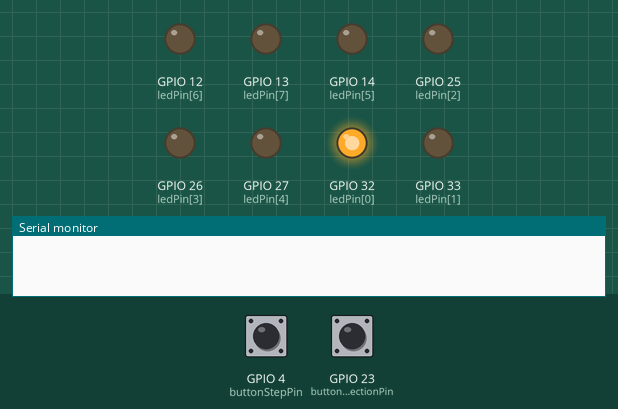
This sketch was run on a simulated ESP32. Parts: output pins drawn as LEDs (lit = HIGH), the last lines printed to the serial monitor. The inputs (shaded band) are chosen by the test bench; at power-on: GPIO 4 (buttonStepPin) HIGH, GPIO 23 (buttonDirectionPin) HIGH.

Above: at 1.2 s.
1.3 s: GPIO 4 (buttonStepPin) pulled LOW for 0.15 s
At 2.5 s:
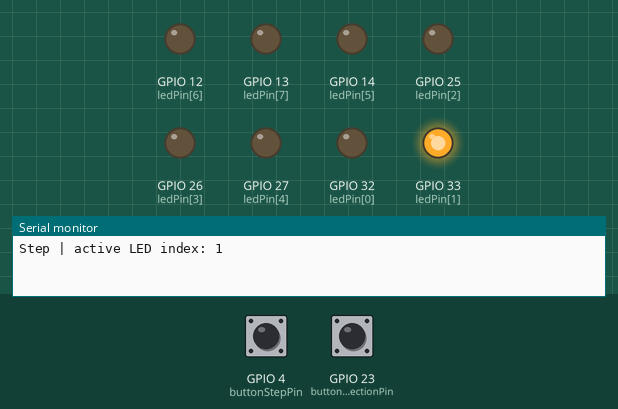
2.9 s: GPIO 4 (buttonStepPin) pulled LOW for 1 s
At 3.8 s:
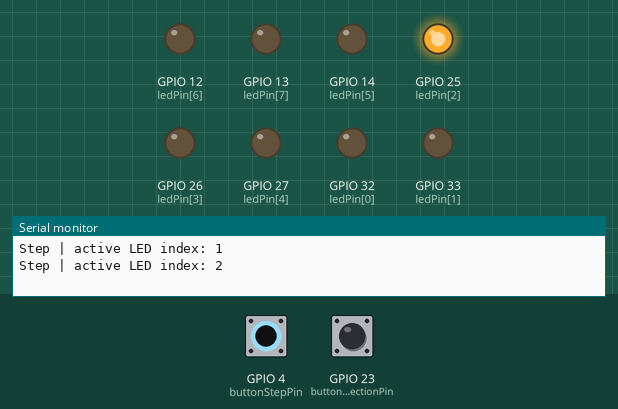
5.4 s: GPIO 4 (buttonStepPin) pulled LOW for 0.15 s
At 5.7 s:
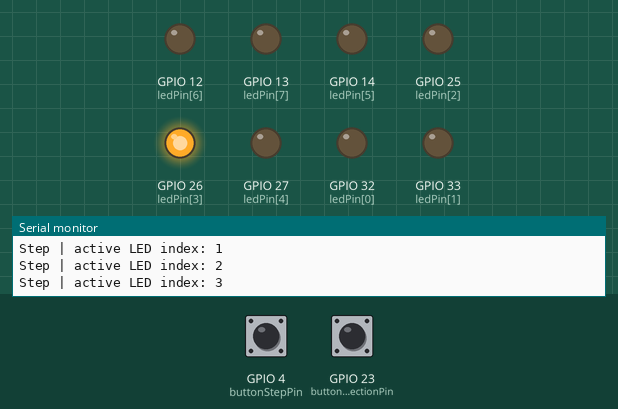
7.0 s: GPIO 4 (buttonStepPin) pulled LOW for 3.2 s
At 8.1 s:
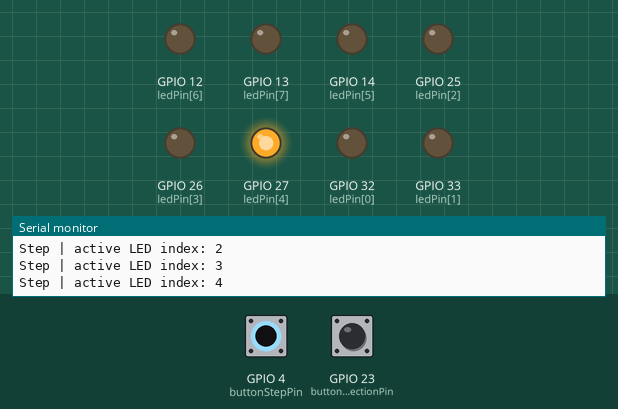
11.7 s: GPIO 4 (buttonStepPin) pulled LOW for 0.15 s
At 12.9 s:
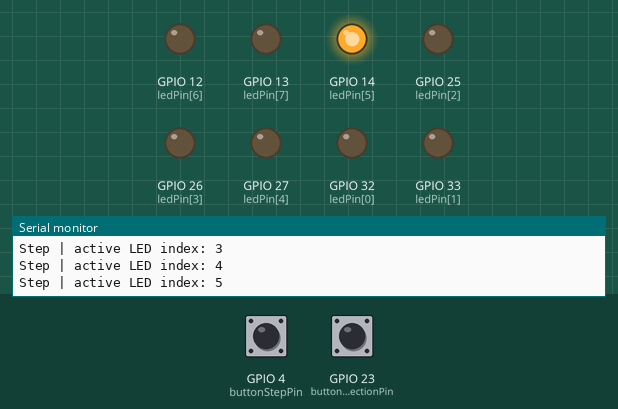
Timing chart, 0 to 14.7 s (numbered marks = the images above; inputs shaded):
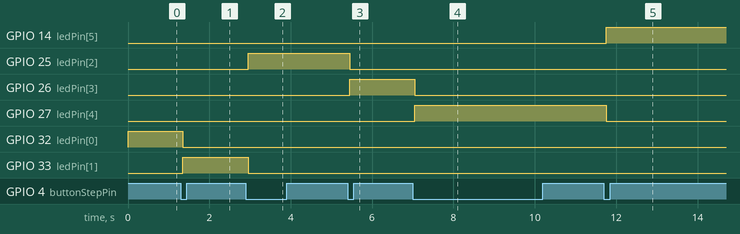

Measured:
- after the input at 1.3 s, GPIO 32 (ledPin[0]): HIGH → LOW after 0.05 s; GPIO 33 (ledPin[1]): LOW → HIGH after 0.05 s
- after the input at 2.9 s, GPIO 25 (ledPin[2]): LOW → HIGH after 0.05 s; GPIO 33 (ledPin[1]): HIGH → LOW after 0.05 s
- after the input at 5.4 s, GPIO 25 (ledPin[2]): HIGH → LOW after 0.05 s; GPIO 26 (ledPin[3]): LOW → HIGH after 0.05 s
- after the input at 7.0 s, GPIO 26 (ledPin[3]): HIGH → LOW after 0.05 s; GPIO 27 (ledPin[4]): LOW → HIGH after 0.05 s
- after the input at 11.7 s, GPIO 14 (ledPin[5]): LOW → HIGH after 0.05 s; GPIO 27 (ledPin[4]): HIGH → LOW after 0.05 s

The sketch:

bidirectional-light.ino
```cpp
/* Bidirectional light
 * Like walking-light.ino, but the direction reverses at each end (last LED
 * to first, then back) instead of wrapping. A second button reverses
 * direction immediately, wherever the light currently is. Debounce logic
 * is written once and reused for both buttons via isButtonPressed().
 */

const int ledPin[] = {32, 33, 25, 26, 27, 14, 12, 13};

const int buttonStepPin = 4;       // advances the lit position
const int buttonDirectionPin = 23; // reverses direction

const unsigned long debounceDelay = 50;

int ledNumber = 0;
int directionStep = 1; // 1 = forward (index increases), -1 = backward

int lastReadingStep = HIGH;
int buttonStateStep = HIGH;
unsigned long lastChangeTimeStep = 0;

int lastReadingDirection = HIGH;
int buttonStateDirection = HIGH;
unsigned long lastChangeTimeDirection = 0;

bool isButtonPressed(int pin, int &lastReading, int &buttonState, unsigned long &lastChangeTime) {
  // Wraps the full three-stage debounce logic so it can be reused for any
  // pin without copying the block - this is how the debounce code stays
  // written once instead of duplicated per button.
  // Parameters are passed by reference (&) so changes here persist back
  // to the caller's variables.

  int reading = digitalRead(pin);
  bool pressedEvent = false;

  if (reading != lastReading) {
    lastChangeTime = millis();
  }

  if ((millis() - lastChangeTime) > debounceDelay) {
    if (reading != buttonState) {
      buttonState = reading;
      if (buttonState == LOW) {
        pressedEvent = true;
      }
    }
  }

  lastReading = reading;
  return pressedEvent;
}

void setup() {
  Serial.begin(115200);

  for (int pin : ledPin) {
    pinMode(pin, OUTPUT);
    digitalWrite(pin, LOW);
  }

  pinMode(buttonStepPin, INPUT_PULLUP);
  pinMode(buttonDirectionPin, INPUT_PULLUP);

  digitalWrite(ledPin[0], HIGH);
}

void loop() {
  if (isButtonPressed(buttonStepPin, lastReadingStep, buttonStateStep, lastChangeTimeStep)) {
    digitalWrite(ledPin[ledNumber], LOW);

    ledNumber += directionStep;

    if (ledNumber > 7) {
      ledNumber = 6;
      directionStep = -1; // hit the top end, now heading back down
    } else if (ledNumber < 0) {
      ledNumber = 1;
      directionStep = 1; // hit the bottom end, now heading up again
    }

    digitalWrite(ledPin[ledNumber], HIGH);

    Serial.print("Step | active LED index: ");
    Serial.println(ledNumber);
  }

  if (isButtonPressed(buttonDirectionPin, lastReadingDirection, buttonStateDirection, lastChangeTimeDirection)) {
    directionStep = -directionStep;
    // Reverses direction instantly - doesn't touch ledNumber, so the
    // light stays where it is; only the direction of the next step changes.

    Serial.print("Direction reversed - now: ");
    Serial.println(directionStep == 1 ? "forward (1)" : "backward (-1)");
  }
}
```
